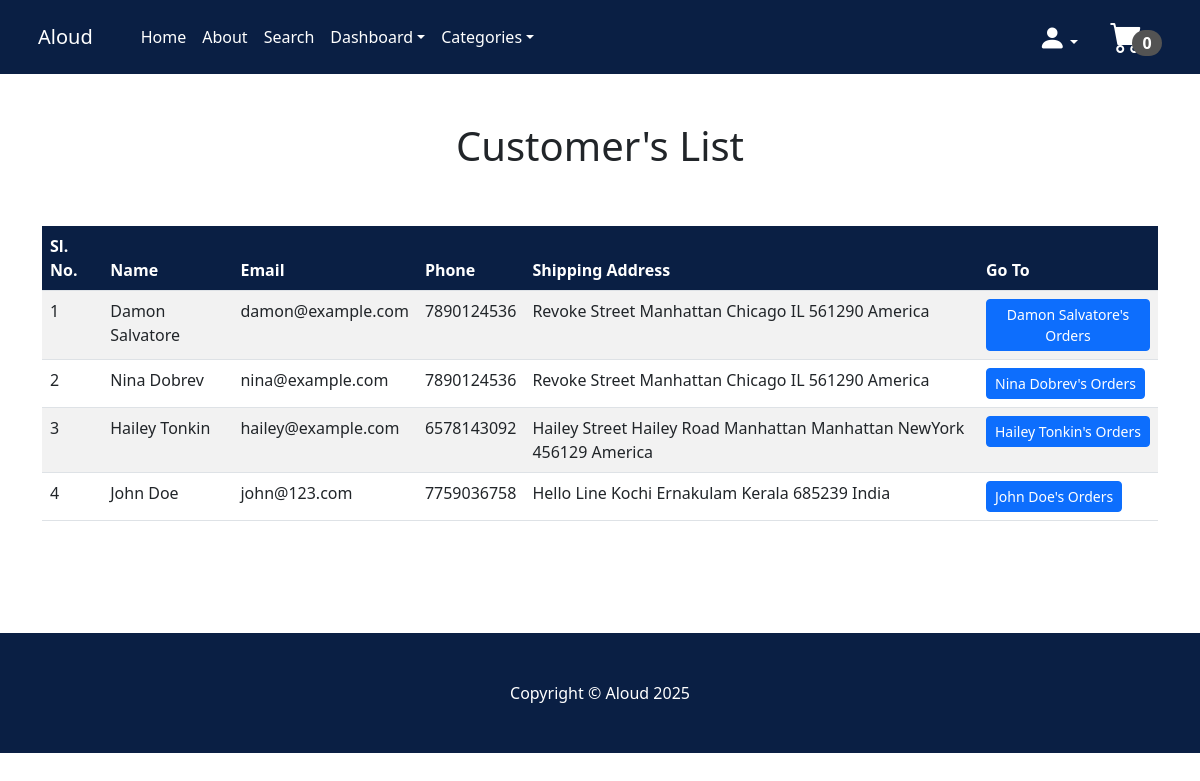
The app's page /customers_dash/ (signed in), older data.
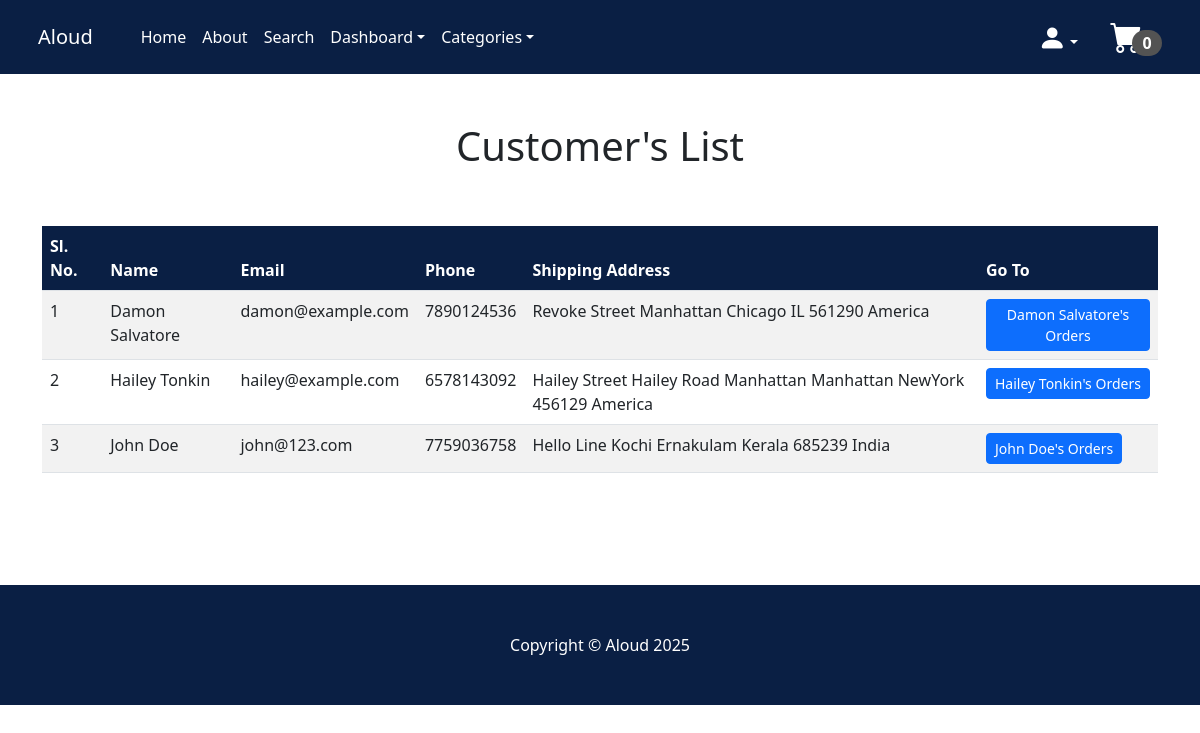
The same page, newer data.
### payment/models.py (models this page shows, shortened)
class Order(models.Model):
    user = models.ForeignKey(User, on_delete=models.CASCADE, null=True, blank=True)
    full_name=models.CharField(max_length=300)
    email=models.EmailField(max_length=250)
    phone=models.CharField(max_length=20)
    shipping_address=models.TextField(max_length=10000)
    amount_paid=models.DecimalField(max_digits=10, decimal_places=2)
    date_ordered=models.DateTimeField(auto_now_add=True)
    shipped = models.BooleanField(default=False)
    date_shipped = models.DateTimeField(blank=True, null=True)

### store/views.py (the view)
# urls.py: path('customers_dash/', views.customers_dash, name= 'customers_dash'),      #To view all the customers in the dashboard
def customers_dash(request):
    if request.user.is_authenticated and request.user.is_superuser:
        all_orders = Order.objects.order_by('-date_ordered')  # latest first
        seen_emails = set()
        unique_orders = []
        customer_email = []
        for order in all_orders:
            if order.email not in seen_emails:
                unique_orders.append(order)
                customer_email.append(order.email)
                seen_emails.add(order.email)
        return render(request, 'customers_dash.html', {'orders': unique_orders, 'email': customer_email})
    else:
        messages.success(request, 'Access denied to this page')
        return redirect('home')

### cart/cart.py (called while the page is built)
    def __len__(self):
        return sum(self.cart.values())

### cart/context_processors.py (called while the page is built)
def cart(request):
    return{'cart':Cart(request)}

### store/context_processors.py (called while the page is built)
def categories_processor(request):
    return {
        'categories': Category.objects.all()
    }

### store/models.py (called while the page is built)
    def __str__(self):
        return self.name

### store/templates/customers_dash.html
{% extends 'base.html' %}
{% block content %}
    <div class="container">
        <div class="row">
            <center>
                <div class="col-12">
<br/><br/>
<h1>Customer's List</h1>
<br/><br/>
<div>
    <table class="table table table-striped table-hover">
  <thead style="background-color: #0a1f44;">
    <tr style="color: white;">
      <th scope="col">Sl. No.</th>
      <th scope="col">Name</th>
      <th scope="col">Email</th>
      <th scope="col">Phone</th>
      <th scope="col">Shipping Address</th>
      <th scope="col">Go To</th>
    </tr>
  </thead>
  <tbody>
    {% for order in orders %}
    <tr>
      <td>{{ forloop.counter }}</td>
      <td>{{ order.full_name }}</td>
      <td>{{ order.email }}</td>
      <td>{{ order.phone }}</td>
      <td>{{ order.shipping_address }}</td>
      <td><a href="{% url 'customer_order_dash' order.email  %}" class="btn btn-primary btn-sm">{{ order.full_name }}'s Orders</a></td>
    </tr>
    {% endfor %}
  </tbody>
</table>
<br/><br/><br/><br/>
</div>
                </div>
            </center>
        </div>
    </div>
{% endblock %}

Row changes from the older to the newer data that the page shows:
removed Order: full_name "Nina Dobrev", email "nina@example.com", phone "7890124536", shipping_address "Revoke Street Manhattan Chicago IL 561290 America"
